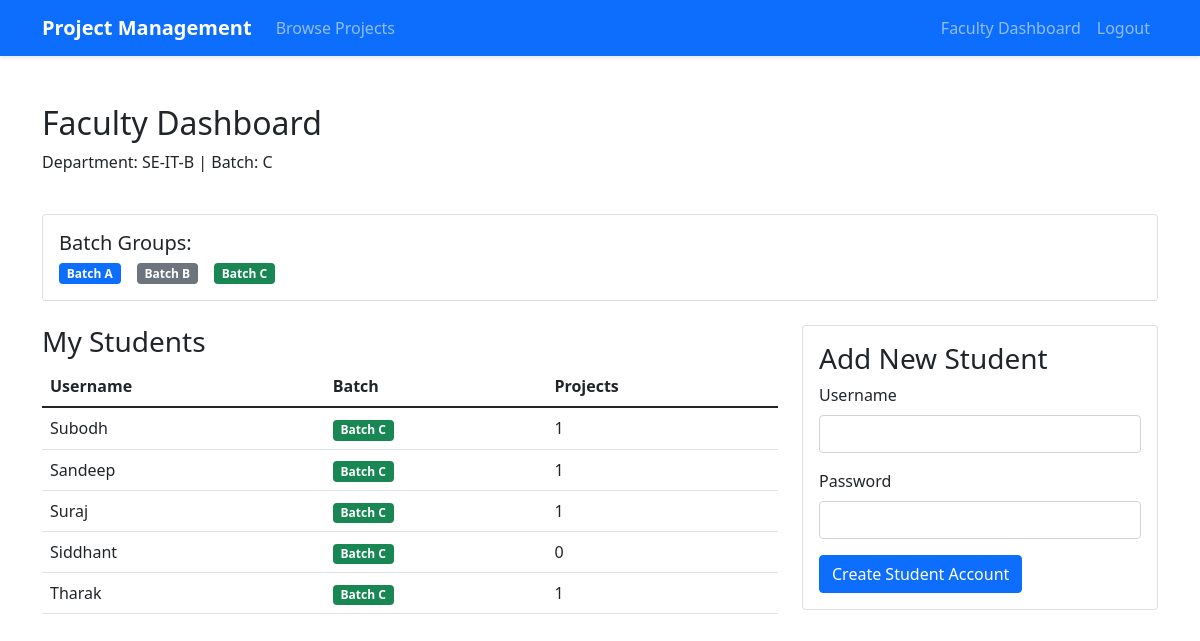
Page /dashboard/ (signed in) on the committed database.
### core/models.py (models this page shows, shortened)
class Faculty(models.Model):
    DEPARTMENT_CHOICES = [
        ('SE-IT-B', 'SE-IT-B'),
        ('SE-IT-A', 'SE-IT-A'),
    ]
    BATCH_CHOICES = [
        ('A', 'Batch A'),
        ('B', 'Batch B'),
        ('C', 'Batch C'),
    ]
    user = models.OneToOneField(User, on_delete=models.CASCADE)
    department = models.CharField(max_length=100, choices=DEPARTMENT_CHOICES)
    phone = models.CharField(max_length=15)
    batch = models.CharField(max_length=1, choices=BATCH_CHOICES, default='A')
    class Meta:
        verbose_name_plural = "Faculties"

class Student(models.Model):
    user = models.OneToOneField(User, on_delete=models.CASCADE)
    faculty = models.ForeignKey(Faculty, on_delete=models.CASCADE, related_name='students')
    batch = models.CharField(max_length=1, default='A')

### core/views.py (the view)
# urls.py: path('dashboard/', views.dashboard, name='dashboard'),
@login_required
def dashboard(request):
    if hasattr(request.user, 'faculty'):
        return faculty_dashboard(request)
    elif hasattr(request.user, 'student'):
        return student_dashboard(request)
    else:
        messages.error(request, "Account type not recognized.")
        return redirect('home')

### core/views.py (called while the page is built, shortened)
@login_required
def faculty_dashboard(request):
    if not hasattr(request.user, 'faculty'):
        messages.error(request, "You don't have faculty permissions.")
        return redirect('home')
    faculty = request.user.faculty
    students = Student.objects.filter(faculty=faculty).order_by('batch')
    return render(request, 'core/faculty_dashboard.html', {
        'students': students
    })

### templates/core/faculty_dashboard.html (shortened to what this page needs)
{% extends 'core/base.html' %}
{% load crispy_forms_tags %}
{% block content %}
<div class="container mt-4">
    <div class="row">
        <div class="col-12 mb-4">
            <h2>Faculty Dashboard</h2>
            <p>Department: {{ user.faculty.department }} | Batch: {{ user.faculty.batch }}</p>
        </div>
    </div>
    <div class="row mb-4">
        <div class="col-12">
            <div class="card">
                <div class="card-body">
                    <h5>Batch Groups:</h5>
                    <div class="d-flex gap-3">
                        <span class="badge bg-primary">Batch A</span>
                        <span class="badge bg-secondary">Batch B</span>
                        <span class="badge bg-success">Batch C</span>
                    </div>
                </div>
            </div>
        </div>
    </div>
    <div class="row">
        <div class="col-md-8">
            <h3>My Students</h3>
            <table class="table">
                <thead>
                    <tr>
                        <th>Username</th>
                        <th>Batch</th>
                        <th>Projects</th>
                    </tr>
                </thead>
                <tbody>
                    {% for student in students %}
                    <tr>
                        <td>{{ student.user.username }}</td>
                        <td>
                            <span class="badge {% if student.batch == 'A' %}bg-primary
                                           {% elif student.batch == 'B' %}bg-secondary
                                           {% else %}bg-success{% endif %}">
                                Batch {{ student.batch }}
                            </span>
                        </td>
                        <td>{{ student.projects.count }}</td>
                    </tr>
                    {% empty %}
                    <tr>
                        <td colspan="3">No students assigned yet.</td>
                    </tr>
                    {% endfor %}
                </tbody>
            </table>
        </div>
        <div class="col-md-4">
            <div class="card">
                <div class="card-body">
                    <h3>Add New Student</h3>
                    <form method="post">
                        <div class="mb-3">
                            <label for="username" class="form-label">Username</label>
                            <input type="text" class="form-control" id="username" name="username" required>
                        </div>
                        <div class="mb-3">
                            <label for="password" class="form-label">Password</label>
                            <input type="password" class="form-control" id="password" name="password" required>
                        </div>
                        <button type="submit" class="btn btn-primary">Create Student Account</button>
                    </form>
                </div>
            </div>
        </div>
    </div>
</div>
{% endblock %}

### rows in the picture
Student: user.username "Subodh", batch "C", projects.count "1"
Student: user.username "Sandeep", batch "C", projects.count "1"
Student: user.username "Suraj", batch "C", projects.count "1"
Student: user.username "Siddhant", batch "C", projects.count "0"
Student: user.username "Tharak", batch "C", projects.count "1"

### other values in the picture
{{ user.faculty.department }} "SE-IT-B"
{{ user.faculty.batch }} "C"
